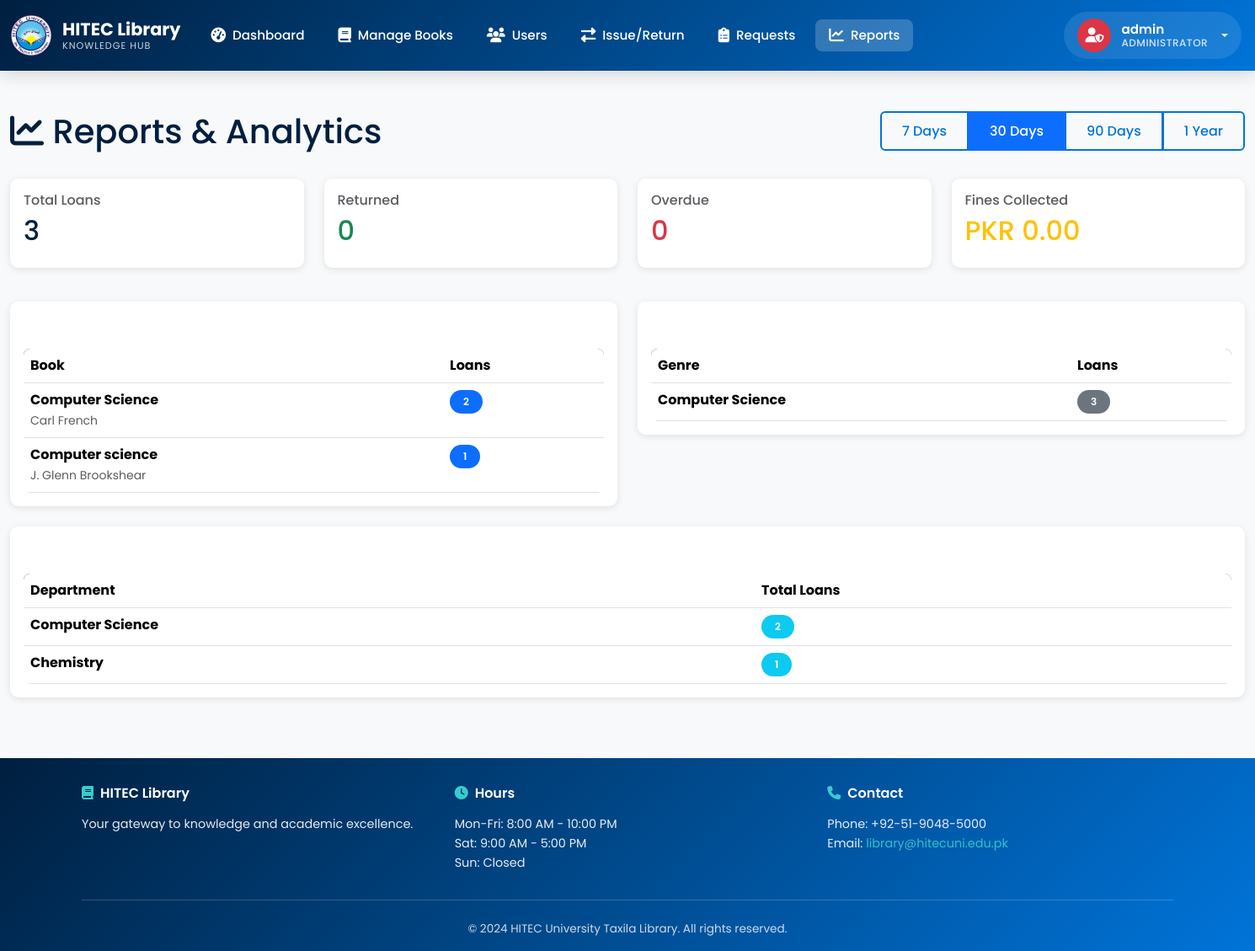
Before: /admin/reports (signed in) with the older database file.
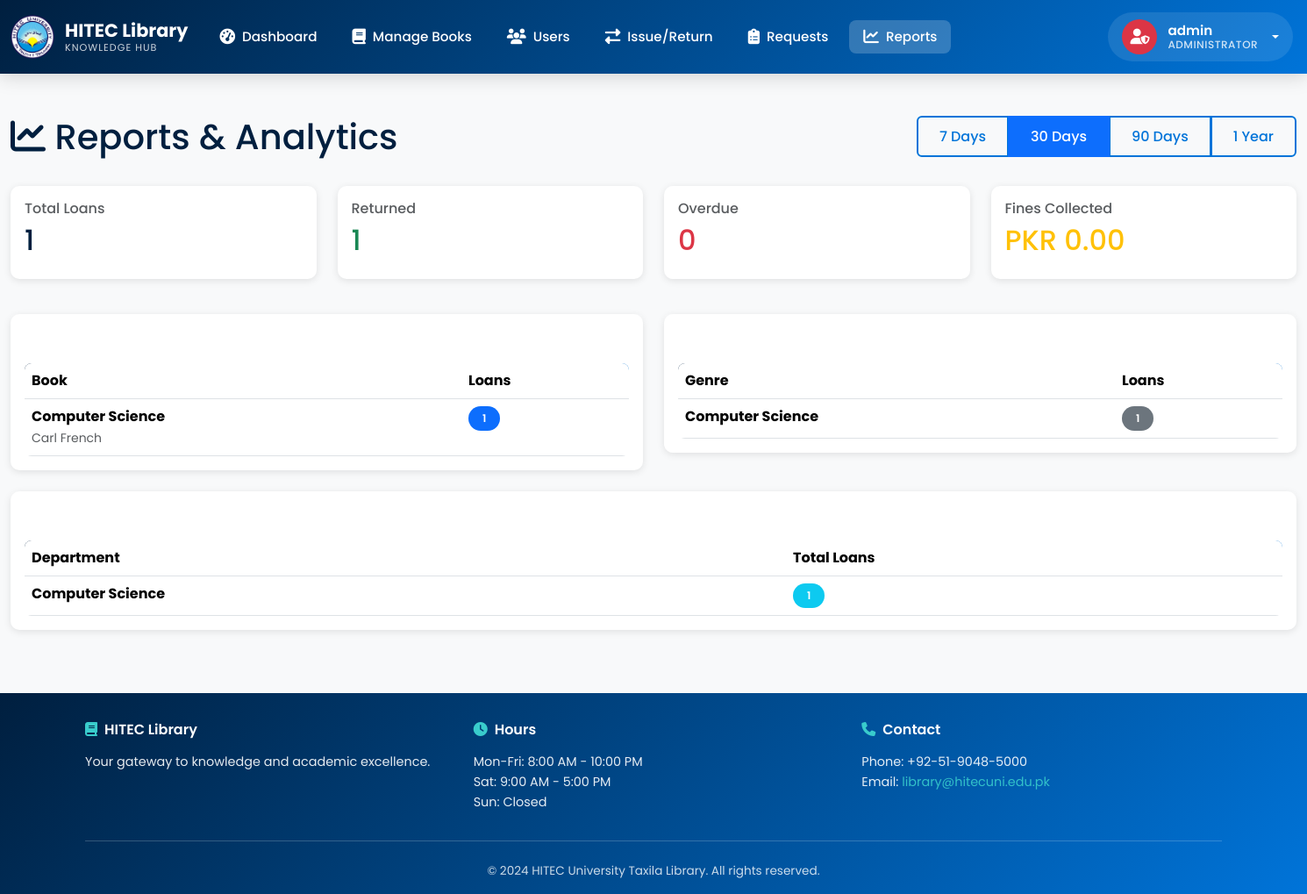
After: the same page with the newer database file.
### app.py (models this page shows)
class Book(db.Model):
    id = db.Column(db.Integer, primary_key=True)
    title = db.Column(db.String(200), nullable=False)
    author = db.Column(db.String(150), nullable=False)
    isbn = db.Column(db.String(20), unique=True)
    genre = db.Column(db.String(50))
    year_published = db.Column(db.Integer)
    publisher = db.Column(db.String(150))
    total_copies = db.Column(db.Integer, default=1)
    available_copies = db.Column(db.Integer, default=1)
    cover_image = db.Column(db.String(500))
    description = db.Column(db.Text)
    average_rating = db.Column(db.Float, default=0.0)
    created_at = db.Column(db.DateTime, default=get_utc_now)
    loans = db.relationship('Loan', backref='book', lazy=True)
    reviews = db.relationship('Review', backref='book', lazy=True)

### app.py (the view)
@app.route('/admin/reports')
@login_required
def admin_reports():
    days = request.args.get('days', 30, type=int)
    start_date = get_utc_now() - timedelta(days=days)
    total_loans = Loan.query.filter(Loan.loan_date >= start_date).count()
    returned_loans = Loan.query.filter(
        Loan.loan_date >= start_date,
        Loan.is_returned == True
    ).count()
    overdue_loans = Loan.query.filter(
        Loan.loan_date >= start_date,
        Loan.is_returned == False,
        Loan.due_date < get_utc_now()
    ).count()
    total_fines_collected = db.session.query(
        db.func.sum(FinePayment.amount)
    ).filter(FinePayment.payment_date >= start_date).scalar() or 0
    outstanding_fines = db.session.query(
        db.func.sum(Student.total_fines)
    ).scalar() or 0
    popular_books = db.session.query(
        Book, db.func.count(Loan.id).label('loan_count')
    ).join(Loan).filter(Loan.loan_date >= start_date).group_by(
        Book.id
    ).order_by(db.desc('loan_count')).limit(10).all()
    popular_genres = db.session.query(
        Book.genre, db.func.count(Loan.id).label('loan_count')
    ).join(Loan).filter(
        Loan.loan_date >= start_date,
        Book.genre != None
    ).group_by(Book.genre).order_by(db.desc('loan_count')).limit(10).all()
    dept_stats = db.session.query(
        Student.department,
        db.func.count(Loan.id).label('loan_count')
    ).join(Loan).filter(
        Loan.loan_date >= start_date,
        Student.department != None
    ).group_by(Student.department).order_by(db.desc('loan_count')).all()
    return render_template('admin/reports.html',
                         days=days,
                         total_loans=total_loans,
                         returned_loans=returned_loans,
                         overdue_loans=overdue_loans,
                         total_fines_collected=total_fines_collected,
                         outstanding_fines=outstanding_fines,
                         popular_books=popular_books,
                         popular_genres=popular_genres,
                         dept_stats=dept_stats)

### app.py (called while the page is built)
def get_utc_now():
    return datetime.now(timezone.utc).replace(tzinfo=None)

def login_required(f):
    @wraps(f)
    def decorated_function(*args, **kwargs):
        if 'admin_id' not in session:
            flash('Please login to access this page', 'warning')
            return redirect(url_for('login'))
        return f(*args, **kwargs)
    return decorated_function

### templates/admin/reports.html (shortened to what the changed rows need)
{% extends "base.html" %}
{% block content %}
<div class="container-fluid py-4">
    <div class="row mb-4">
        <div class="col-md-8">
            <h1 class="text-primary mb-2">
                <i class="fas fa-chart-line"></i> Reports & Analytics
            </h1>
        </div>
    </div>
    <div class="row mb-4">
        <div class="col-md-3 mb-3">
            <div class="card border-0 shadow-sm">
                <div class="card-body">
                    <h6 class="text-muted">Total Loans</h6>
                    <h2 class="text-primary">{{ total_loans }}</h2>
                </div>
            </div>
        </div>
        <div class="col-md-3 mb-3">
            <div class="card border-0 shadow-sm">
                <div class="card-body">
                    <h6 class="text-muted">Returned</h6>
                    <h2 class="text-success">{{ returned_loans }}</h2>
                </div>
            </div>
        </div>
        <div class="col-md-3 mb-3">
            <div class="card border-0 shadow-sm">
                <div class="card-body">
                    <h2 class="text-danger">{{ overdue_loans }}</h2>
                </div>
            </div>
        </div>
        <div class="col-md-3 mb-3">
            <div class="card border-0 shadow-sm">
                <div class="card-body">
                    <h2 class="text-warning">PKR {{ "%.2f"|format(total_fines_collected) }}</h2>
                </div>
            </div>
        </div>
    </div>
    <div class="row mb-4">
        <div class="col-md-6">
            <div class="card border-0 shadow-sm">
                <div class="card-body">
                    <div class="table-responsive">
                        <table class="table table-hover mb-0">
                            <thead>
                                <tr>
                                    <th>Book</th>
                                    <th>Loans</th>
                                </tr>
                            </thead>
                            <tbody>
                                {% for book, count in popular_books %}
                                <tr>
                                    <td>
                                        <strong>{{ book.title }}</strong><br>
                                        <small class="text-muted">{{ book.author }}</small>
                                    </td>
                                    <td><span class="badge bg-primary">{{ count }}</span></td>
                                </tr>
                                {% endfor %}
                            </tbody>
                        </table>
                    </div>
                </div>
            </div>
        </div>
        <div class="col-md-6">
            <div class="card border-0 shadow-sm">
                <div class="card-body">
                    <div class="table-responsive">
                        <table class="table table-hover mb-0">
                            <thead>
                                <tr>
                                    <th>Genre</th>
                                    <th>Loans</th>
                                </tr>
                            </thead>
                            <tbody>
                                {% for genre, count in popular_genres %}
                                <tr>
                                    <td><strong>{{ genre }}</strong></td>
                                    <td><span class="badge bg-secondary">{{ count }}</span></td>
                                </tr>
                                {% endfor %}
                            </tbody>
                        </table>
                    </div>
                </div>
            </div>
        </div>
    </div>
    <div class="row">
        <div class="col-md-12">
            <div class="card border-0 shadow-sm">
                <div class="card-body">
                    <div class="table-responsive">
                        <table class="table table-hover mb-0">
                            <thead>
                                <tr>
                                    <th>Department</th>
                                    <th>Total Loans</th>
                                </tr>
                            </thead>
                            <tbody>
                                {% for dept, count in dept_stats %}
                                <tr>
                                    <td><strong>{{ dept }}</strong></td>
                                    <td><span class="badge bg-info">{{ count }}</span></td>
                                </tr>
                                {% endfor %}
                            </tbody>
                        </table>
                    </div>
                </div>
            </div>
        </div>
    </div>
</div>
{% endblock %}

Changed rows visible on the page:
no longer on this page (row edited): Book: title "Computer science", author "J. Glenn Brookshear", count "1"
changed Book "Computer Science": id "2" → "1"
Other visible differences:
{{ total_loans }}: "3" → "1"
{{ returned_loans }}: "0" → "1"
new list line: "Computer Science 1"
list line gone: "Computer Science 3"
list line gone: "Computer Science 2"
list line gone: "Chemistry 1"
